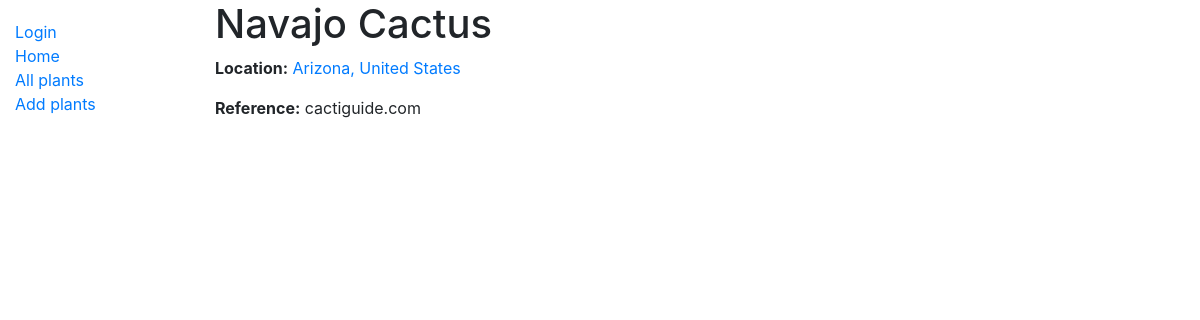
Screenshot of /raincheck/plant/3 (signed in) with the database file from the repository.
### raincheck/models.py (models this page shows, shortened)
class Plant(models.Model):
    location = models.ForeignKey(Location, on_delete=models.PROTECT)
    name = models.CharField(max_length=100, unique=True)
    reference = models.CharField(max_length=100)

class Location(models.Model):
    region = models.CharField(max_length=100, unique=True)
    country = models.CharField(max_length=50, null=True, blank=True)
    continent = models.CharField(max_length=20, null=True, blank=True)
    last_rained = models.DateTimeField(null=True, blank=True)
    def __str__(self):
        return ', '.join([self.region, self.country])

### raincheck/views.py (the view)
# urls.py: path('plant/<int:pk>', views.PlantDetailView.as_view(), name="plant-detail"),
class PlantDetailView(generic.DetailView):
    model = Plant

### raincheck/templates/raincheck/plant_detail.html
{% extends "base_generic.html" %}
{% block content %}
  <h1>{{ plant.name }}</h1>
  <p><strong>Location:</strong> <a href="">{{ plant.location }}</a></p>
  <p><strong>Reference:</strong> {{ plant.reference }}</p>
{% endblock %}

### rows the page displays
Plant: name "Navajo Cactus", location "Arizona, United States", reference "cactiguide.com"
